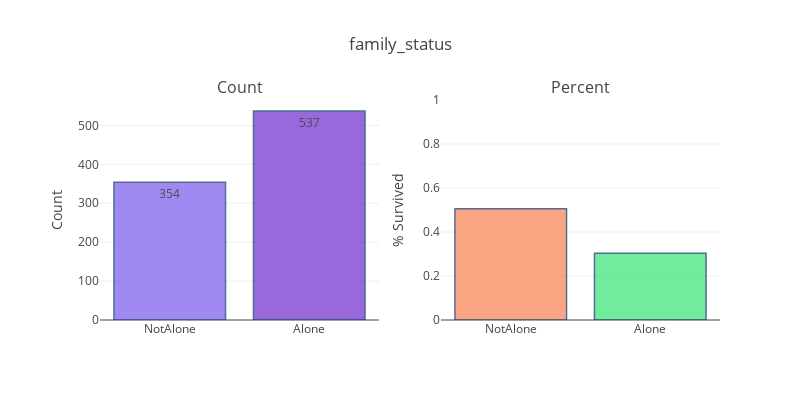

The cell this chart's notebook holds for it:
### Code cell
# observe the distribution of family_status
temp_col = train_df.columns.values[12]
plot_count_percent_for_object(train_df, temp_col)

### Figure 1 — Plotly figure (JSON) as saved in the notebook; plotly's stock layout.template omitted (floating-point values rounded to 4 significant figures)
{"data": [{"marker": {"color": ["#7A58ED", "#6E2BCC", "#25F378", "#5E815C", "#0DB844", "#7A1757", "#37C660", "#62F18A", "#3AE145", "#33B4EB", "#3D869D", "#D428C7", "#562B82", "#45A044", "#EAB101", "#7B49BB", "#CE6BFF", "#9BDFEF", "#E47034", "#632673", "#029AE2", "#CAAED9", "#CC97CA", "#ED4FD6", "#58F8D9", "#75D3C7", "#D4E0C7", "#C01BE6", "#538099", "#AA9FC9", "#59BFCA", "#E10805", "#6A6498", "#FAC246", "#CC9AB5", "#7CE48C", "#8923AA", "#BD1594", "#64BE41", "#294ADB", "#68C08A", "#6F9592", "#A98A58", "#7C4D86", "#8E60B6", "#2E9A39", "#FB6C80", "#04DC0D", "#997B89", "#50B918", "#565F5C", "#8E5FEA", "#3A5FD2", "#2703D3", "#981DFF", "#9BA17D", "#9C5F17", "#FF5968", "#97920E", "#F6E1AD", "#C97800", "#55F4BE", "#44414A", "#DF0A50", "#BC3983", "#BD6C18", "#8665CA", "#AEE300", "#761AC1", "#AF6B02", "#52EF14", "#CE68BF", "#6866BD", "#D4CFEF", "#613045", "#147F09", "#159FDB", "#03E5DB", "#052D8A", "#2886AA", "#1578E5", "#A629C8", "#E81A0C", "#CBC548", "#A1BC28", "#6293FA", "#77DEEC", "#8CC458", "#ED3E50", "#08D278", "#D67C63", "#CB097E", "#92E066", "#616429", "#A53F45", "#A8B8ED", "#09D1F9", "#7CF7D3", "#399C46", "#67C39C"], "line": {"color": "rgb(8,48,107)", "width": 1.5}}, "name": "Count", "opacity": 0.7, "orientation": "v", "text": [354, 537], "textfont": {"color": "rgb(0, 0, 0)", "size": 0}, "textposition": "auto", "type": "bar", "x": ["NotAlone", "Alone"], "xaxis": "x1", "y": [354, 537], "yaxis": "y1"}, {"marker": {"color": ["#FA7F4E", "#34E573", "#DB27A2", "#1E1CBB", "#B6CB79", "#7B74B3", "#E2A665", "#D3B1A5", "#D324C9", "#9D7CE1", "#7CF58F", "#919E61", "#1021FF", "#27B626", "#ACF62C", "#1DADA0", "#830BAC", "#E26ED3", "#D59C17", "#544F97", "#2F59D2", "#14141F", "#6BD763", "#B121E8", "#07056E", "#1BA5A6", "#CE21C2", "#D3E59F", "#B5E01B", "#787940", "#451B79", "#FFF00E", "#DA557B", "#51233C", "#DB626A", "#D7E789", "#2E4E9C", "#5FD71B", "#79EAA9", "#B183EF", "#04DF29", "#229B5A", "#10737A", "#99D00A", "#21CB14", "#9199C2", "#1A7E16", "#04E0FE", "#50D106", "#F5A50A", "#63CB89", "#25D12D", "#29A313", "#BE728B", "#EA14E1", "#3C3284", "#324AD4", "#71759A", "#AEC035", "#6BE217", "#A52952", "#629BCD", "#ABC1C5", "#19999C", "#CDE16E", "#0C9876", "#7E5FC0", "#2DF242", "#5EAC07", "#097E48", "#C491DD", "#78E8F6", "#F00227", "#053876", "#B3C0A0", "#F4838D", "#EC13B8", "#F6B219", "#66953F", "#8CFEDE", "#3700BE", "#FE6AE7", "#BF87D1", "#59A3B9", "#6EFB06", "#DCB826", "#6B95FA", "#C9BCBF", "#D00698", "#438688", "#C301E3", "#761D8E", "#A0A58E", "#53B0CE", "#CEE29E", "#A4EEB3", "#D145B4", "#58836B", "#678823", "#9DCF24"], "line": {"color": "rgb(8,48,107)", "width": 1.5}}, "name": "Percent", "opacity": 0.7, "orientation": "v", "text": [["NotAlone", 0.5056], ["Alone", 0.3035]], "textfont": {"color": "rgb(0, 0, 0)", "size": 12}, "textposition": "auto", "type": "bar", "x": ["NotAlone", "Alone"], "xaxis": "x2", "y": [0.5056, 0.3035], "yaxis": "y2"}], "layout": {"annotations": [{"font": {"size": 16}, "showarrow": false, "text": "Count", "x": 0.225, "xanchor": "center", "xref": "paper", "y": 1, "yanchor": "bottom", "yref": "paper"}, {"font": {"size": 16}, "showarrow": false, "text": "Percent", "x": 0.775, "xanchor": "center", "xref": "paper", "y": 1, "yanchor": "bottom", "yref": "paper"}], "height": 400, "margin": {"l": 100}, "showlegend": false, "title": "family_status", "width": 800, "xaxis1": {"anchor": "y1", "domain": [0, 0.45]}, "xaxis2": {"anchor": "y2", "domain": [0.55, 1]}, "yaxis1": {"anchor": "x1", "domain": [0, 1], "title": "Count"}, "yaxis2": {"anchor": "x2", "domain": [0, 1], "range": [0, 1], "title": "% Survived"}}}
